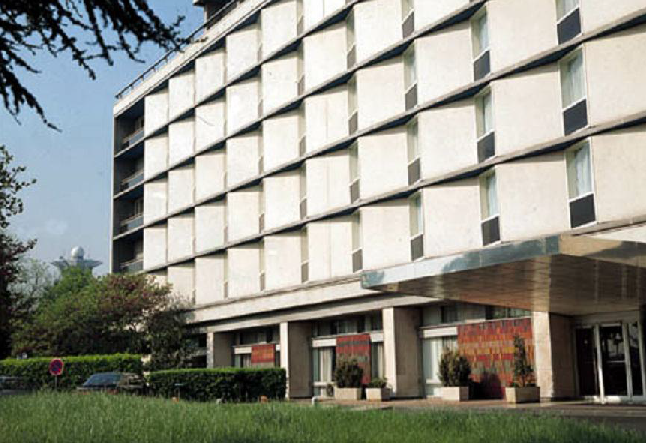
//> input picture Fallidos a retomar/OpenCv/Trabajos Practicos/Tp9 ROI/img.png, 646 x 443 px
$ ./main   (built with g++ and OpenCV 4)
//> lines starting //> are read from the running program, lines starting //| are printed output that depends on the picture; after the words box and inside, x2 and y2 are one past the last pixel; in counts of white or black regions, pixels touching at a corner belong together
#include "opencv2/opencv.hpp"
#include "opencv2/highgui/highgui.hpp"

using namespace cv;

int main(int argc, char** argv)
{
	int x=100,y=100,Ancho=200,Alto=200;
	CvRect Rec(x,y,Ancho,Alto);//Seteo la posicion en x e y y la dimension de mi region de interes
	Mat Imagen=imread("img.png",1);	//Creo un tipo de dato "Mat"(Mat=IplImage) para almacernar mi imagen
//> Imagen is the input picture: 443 rows x 646 cols, CV_8UC3; mean B, G, R 135.3, 144.9, 144.4
	Mat Region_Interes=Imagen(Rec); //Aislo mi region de interes en una imagen
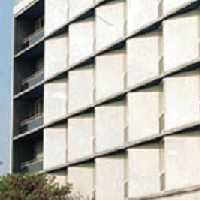
//> Region_Interes: 200 rows x 200 cols, CV_8UC3; mean B, G, R 177.3, 184.1, 185.7
	//IplImage *Imagen=cvLoadImage("img.png",1); //Creo un tipo de dato donde almaceno mi imagen
	namedWindow("Tp_9_ROI",CV_WINDOW_AUTOSIZE);//Creo una ventana que toma tama駉 sola automaticamente
	//cvSetImageROI(Imagen,R); //Esto solo puede ser usado por IplImage
	rectangle(Imagen,Rec,Scalar(255), 1, 8, 0); //Dibujo mi rectangulo rectangulo en la imagen y obtengo mi roi
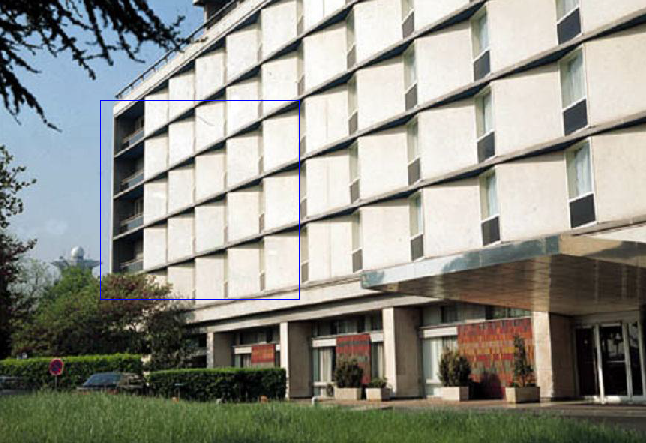
//> Imagen: 443 rows x 646 cols, CV_8UC3; 0.28% of pixels changed, all inside (x1, y1, x2, y2) = (100, 100, 300, 300)
	imshow("Tp_9_ROI",Imagen); //Muestro mi imagen y mi region de interes
	imshow("ROI",Region_Interes); //Muestro mi solo mi region de interes
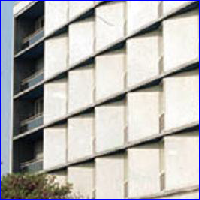
//> window 'ROI': 200 rows x 200 cols, CV_8UC3; mean B, G, R 178.9, 180.5, 182.1
	waitKey(0);
	destroyWindow("Tp_9_ROI");//Cierro la ventana donde mostre mi imagen
	destroyWindow("ROI");//Cierro la ventana donde mostre mi imagen
	return 0;
}
